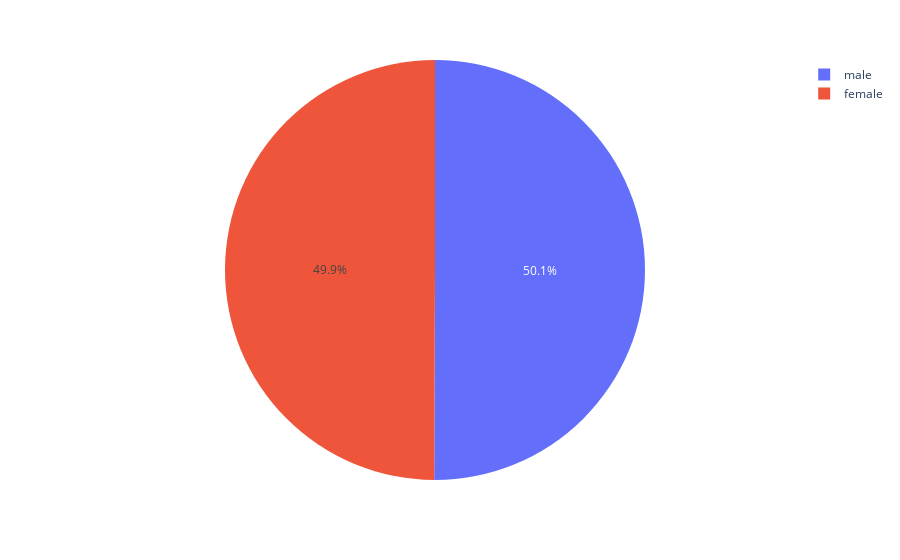

Write notebook code for a chart like this one.
### Markdown cell above
**Répartition hommes/femmes**

### Code cell
# Average info for Gender
df['gender'].describe()
# Add descriptive column
df['gender_desc'] = df['gender'].apply(lambda x : 'female' 
                                                       if x == 0
                                                       else 'male')
# Change column position
df.insert(3, 'gender_desc', df.pop('gender_desc'))

df_gender = df.groupby(['gender_desc']).size().reset_index(name='gender_size')

fig = px.pie(df, names='gender_desc')
fig.show()

df_gender.head()

### Figure 1 — Plotly figure (JSON) as saved in the notebook; plotly's stock layout.template omitted (floating-point values rounded to 4 significant figures; data arrays with more than 128 entries replaced by an {"elided": "..."} marker saying what was removed)
{"data": [{"domain": {"x": [0, 1], "y": [0, 1]}, "hovertemplate": "gender_desc=%{label}<extra></extra>", "labels": {"elided": "8378 str values"}, "legendgroup": "", "name": "", "showlegend": true, "type": "pie"}], "layout": {"legend": {"tracegroupgap": 0}, "margin": {"t": 60}}}
